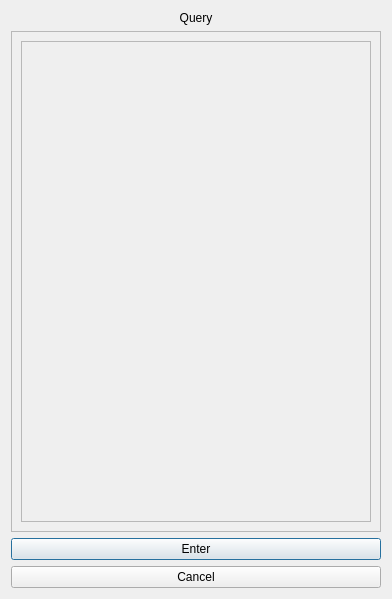
<?xml version="1.0" encoding="UTF-8"?>
<ui version="4.0">
 <class>Dialog</class>
 <widget class="QDialog" name="Dialog">
  <property name="geometry">
   <rect>
    <x>0</x>
    <y>0</y>
    <width>392</width>
    <height>599</height>
   </rect>
  </property>
  <property name="windowTitle">
   <string>Dialog</string>
  </property>
  <layout class="QVBoxLayout" name="verticalLayout" stretch="1,0,0,0">
   <item>
    <widget class="QLabel" name="label">
     <property name="enabled">
      <bool>true</bool>
     </property>
     <property name="sizePolicy">
      <sizepolicy hsizetype="MinimumExpanding" vsizetype="Expanding">
       <horstretch>10</horstretch>
       <verstretch>30</verstretch>
      </sizepolicy>
     </property>
     <property name="text">
      <string>Query</string>
     </property>
     <property name="alignment">
      <set>Qt::AlignCenter</set>
     </property>
    </widget>
   </item>
   <item>
    <widget class="QScrollArea" name="scrollArea">
     <property name="sizePolicy">
      <sizepolicy hsizetype="Expanding" vsizetype="Expanding">
       <horstretch>0</horstretch>
       <verstretch>40</verstretch>
      </sizepolicy>
     </property>
     <property name="widgetResizable">
      <bool>true</bool>
     </property>
     <widget class="QWidget" name="scrollAreaWidgetContents">
      <property name="geometry">
       <rect>
        <x>0</x>
        <y>0</y>
        <width>368</width>
        <height>476</height>
       </rect>
      </property>
      <layout class="QVBoxLayout" name="verticalLayout_3">
       <item>
        <widget class="QFrame" name="frame">
         <property name="sizePolicy">
          <sizepolicy hsizetype="Expanding" vsizetype="Expanding">
           <horstretch>0</horstretch>
           <verstretch>0</verstretch>
          </sizepolicy>
         </property>
         <property name="frameShape">
          <enum>QFrame::StyledPanel</enum>
         </property>
         <property name="frameShadow">
          <enum>QFrame::Raised</enum>
         </property>
         <layout class="QVBoxLayout" name="verticalLayout_2"/>
        </widget>
       </item>
      </layout>
     </widget>
    </widget>
   </item>
   <item>
    <widget class="QPushButton" name="pushButton_enter">
     <property name="sizePolicy">
      <sizepolicy hsizetype="Expanding" vsizetype="MinimumExpanding">
       <horstretch>0</horstretch>
       <verstretch>0</verstretch>
      </sizepolicy>
     </property>
     <property name="text">
      <string>Enter</string>
     </property>
    </widget>
   </item>
   <item>
    <widget class="QPushButton" name="pushButton_exit">
     <property name="sizePolicy">
      <sizepolicy hsizetype="Expanding" vsizetype="MinimumExpanding">
       <horstretch>0</horstretch>
       <verstretch>0</verstretch>
      </sizepolicy>
     </property>
     <property name="text">
      <string>Cancel</string>
     </property>
    </widget>
   </item>
  </layout>
 </widget>
 <resources/>
 <connections/>
</ui>
